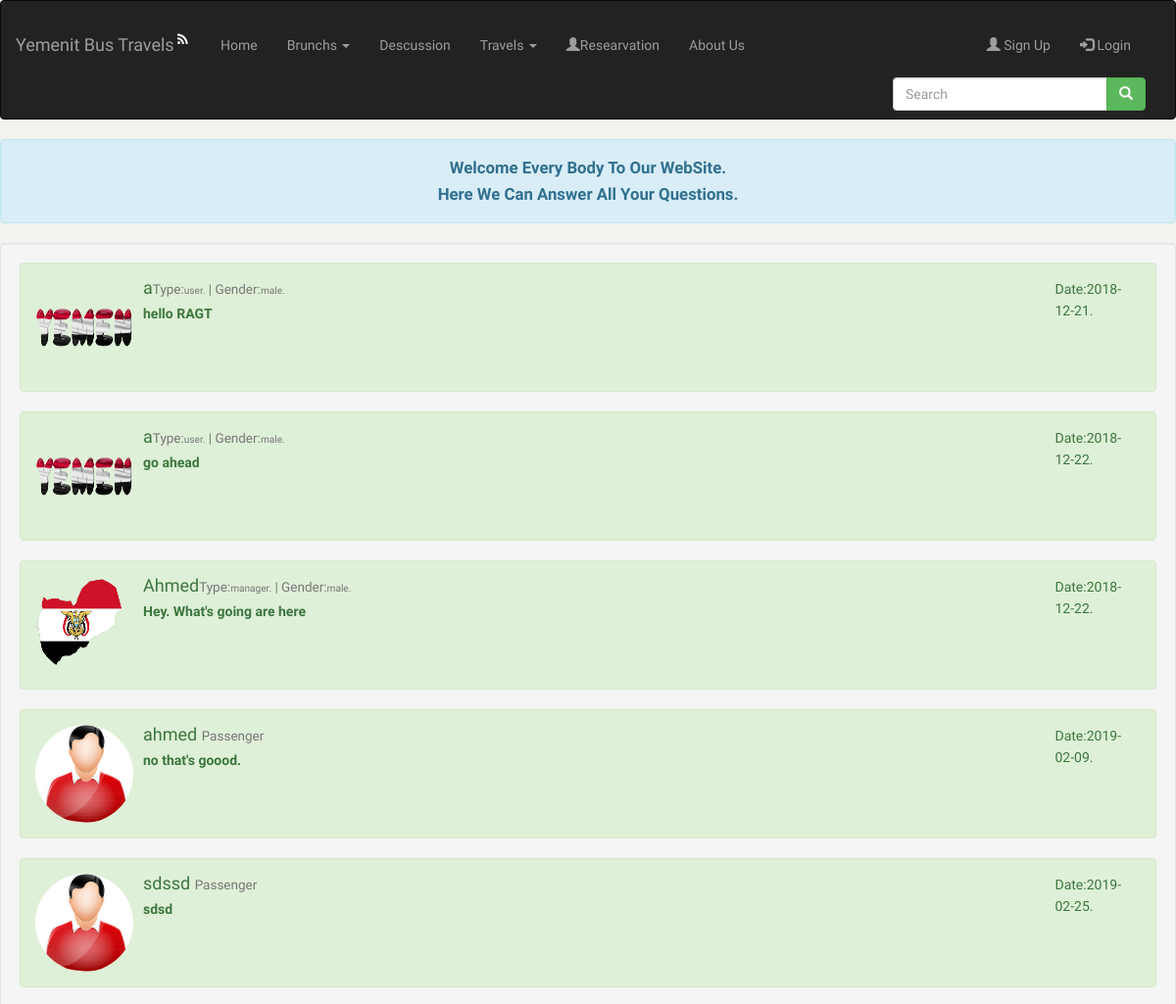
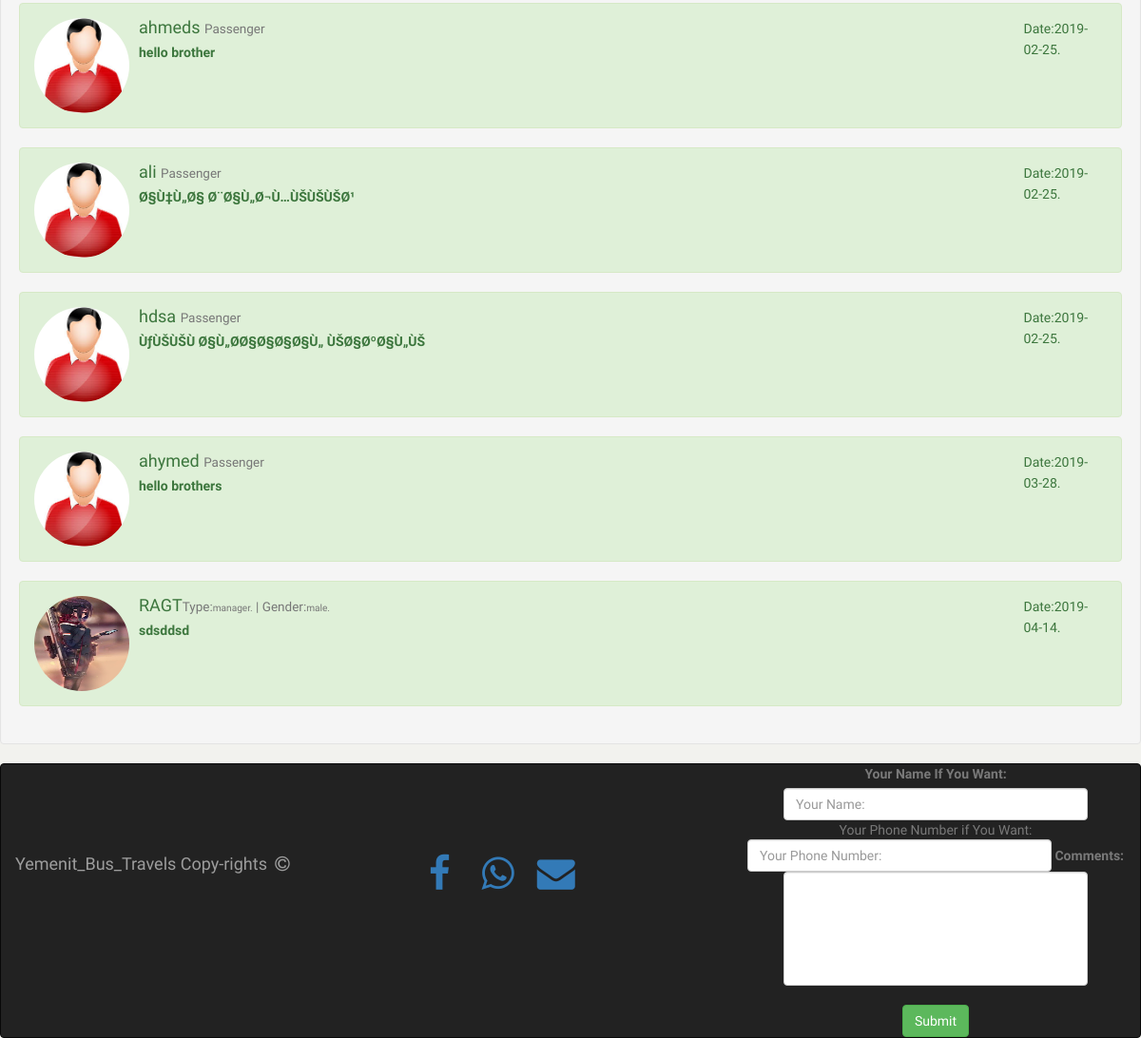
Page /chats.php on the committed database (2 pictures, top to bottom).
### tables this page shows
CREATE TABLE IF NOT EXISTS `list_menu` (
  `id` int(11) NOT NULL AUTO_INCREMENT,
  `name` varchar(100) DEFAULT NULL,
  `class` varchar(50) DEFAULT NULL,
  `href` varchar(200) DEFAULT NULL,
  `note` varchar(200) DEFAULT NULL,
  `dates` date DEFAULT NULL,
  PRIMARY KEY (`id`)
);

CREATE TABLE IF NOT EXISTS `chats` (
  `id` int(11) NOT NULL AUTO_INCREMENT,
  `acc_id` int(11) DEFAULT NULL,
  `emp_id` int(11) DEFAULT NULL,
  `name` varchar(30) DEFAULT NULL,
  `phone` int(11) DEFAULT NULL,
  `chat` varchar(80) DEFAULT NULL,
  `note` varchar(80) DEFAULT NULL,
  `dates` date DEFAULT NULL,
  PRIMARY KEY (`id`)
);

CREATE TABLE IF NOT EXISTS `accounts` (
  `id` int(11) NOT NULL AUTO_INCREMENT,
  `uname` varchar(80) DEFAULT NULL,
  `fname` varchar(80) DEFAULT NULL,
  `lname` varchar(80) DEFAULT NULL,
  `pwd` varchar(80) DEFAULT NULL,
  `type` varchar(30) DEFAULT NULL,
  `gender` varchar(20) DEFAULT NULL,
  `user_img` varchar(30) DEFAULT NULL,
  `acc_mony` int(10) NOT NULL DEFAULT '0',
  `note` varchar(100) DEFAULT NULL,
  `dates` date DEFAULT NULL,
  PRIMARY KEY (`id`),
  UNIQUE KEY `uname` (`uname`),
  UNIQUE KEY `pwd` (`pwd`)
);

CREATE TABLE IF NOT EXISTS `employees` (
  `id` int(11) NOT NULL AUTO_INCREMENT,
  `uname` varchar(80) DEFAULT NULL,
  `fname` varchar(80) DEFAULT NULL,
  `lname` varchar(80) DEFAULT NULL,
  `pwd` varchar(80) DEFAULT NULL,
  `salary` int(11) DEFAULT NULL,
  `type` varchar(30) DEFAULT NULL,
  `gender` varchar(20) DEFAULT NULL,
  `user_img` varchar(80) DEFAULT NULL,
  `w_hours` int(11) DEFAULT NULL,
  `w_brunch` int(11) NOT NULL,
  `enabled` int(1) NOT NULL DEFAULT '0',
  `note` varchar(80) DEFAULT NULL,
  `dates` date DEFAULT NULL,
  PRIMARY KEY (`id`),
  KEY `w_brunch` (`w_brunch`)
);

### chats.php (the view, shortened to what this page needs)
<!DOCTYPE html>
<html lang="en">
    <head>
        <link href="animation/assets/css/bootstrap.min.css" rel="stylesheet" type="text/css" />
        <link href="animation/assets/css/core.css" rel="stylesheet" type="text/css" />
        <link href="animation/assets/css/font-awesome.min.css" rel="stylesheet" type="text/css" />
        <link href="animation/assets/css/pages.css" rel="stylesheet" type="text/css" />
        <link href="animation/assets/css/menu.css" rel="stylesheet" type="text/css" />
        <link href="animation/assets/css/responsive.css" rel="stylesheet" type="text/css" />
        <link href="animation/css/header.css" rel="stylesheet" type="text/css" />
        <link href="animation/css/footer.css" rel="stylesheet" type="text/css" />
        <link href="animation/css/index.css" rel="stylesheet" type="text/css" />
	<?php include 'pages/header.php'; ?>
    </head>
    <body>
    <p class="alert alert-info hichat"><big><b>
                Welcome Every Body To Our WebSite.<br/>
                Here We Can Answer All Your Questions.
            </b></big></p>
   <div class="well">
    <?php
    $num=0;
    $query=mysqli_query($con,"select * from chats");
    while($data=mysqli_fetch_assoc($query)){
    if(!empty($data['acc_id'])){
    $query1=mysqli_query($con,"select id,uname,type,gender,user_img from accounts where id=".$data['acc_id']);
    $data1=mysqli_fetch_assoc($query1);
    $num=1;
    }
    else if(!empty($data['emp_id'])){
    $query1=mysqli_query($con,"select id,uname,type,gender,user_img from employees where id=".$data['emp_id']);
    $data1=mysqli_fetch_assoc($query1);
    $num=1;
    }
    else{
        $num=0;
    }
    ?>
    <div class="alert alert-success alert-dismissable ">
        <div class="media">
            <div class="media-left">
                <?php  if($num==0){ ?>
                <img src="photos/users/user.png" class="media-object chatsimg"/>
                <?php }else {?>
                <img src="photos/users/<?php echo $data1['user_img']; ?>" class="media-object chatsimg"/>
                <?php }?>
            </div>
        <div class="media-body">
            <h4 class="media-heading">
                <?php if($num!=0){
                    echo $data1['uname']; ?><small>Type:<small><?php echo $data1['type']; ?>.</small> | Gender:<small><?php echo $data1['gender']; ?>.</small></small><?php } else{
                    echo $data['name']; ?>
                    <small>Passenger<?php if(!empty($_SESSION['employee']))if($_SESSION['employee']=="employee")
                    echo " | Phone :<small>".$data['phone']."</small>"; }?></small>
                </h4>
            <p>
            <strong><?php echo $data['chat']; ?></strong></p><br/>
        </div>
         <div class="media-right">
            <p>Date:<?php echo $data['dates']; ?>.</p>
        </div>
        </div>
    </div>
    <?php
    $num=0;
    }   ?>
   </div>
    </body>
	<?php include 'pages/chat_footer.php'; ?>
</html>

### pages/header.php (shortened to what this page needs)
<?php
$con=new mysqli('localhost','root','','yemenit_bus_travels');
?>
<nav class="navbar navbar-inverse headnav">
    <div class="container-fluid">
        <div class="navbar-header">
            <a class="navbar-brand" href="#">Yemenit Bus Travels<sup><span class="fa fa-fw fa-rss headlinrss"></span></sup></a>
        </div>
        <div class="collapse navbar-collapse" id="myNavbar">
            <ul class="nav navbar-nav">
                <?php
                $query=mysqli_query($con,'select * from list_menu');
                while($data=mysqli_fetch_assoc($query)){
                    ?>
                    <?php if(!empty($_GET['actives'])){
                        if($_GET['actives']==$data['name']){
                            if($data['name']=='Brunchs'||$data['name']=='Travels'){?>
                                <li class="active dropdown">
                                <?php }else {?>
                                <li class="active">
                    <?php }}else {?>
                        <li>
                        <?php }}else{
                        if($data['name']=='Brunchs'||$data['name']=='Travels'){?>
                            <li class="dropdown">
                        <?php }else {?>
                            <li>
                        <?php }
                    }?>
                    <?php if($data['name']=='Brunchs'){?>
                        <a class="dropdown-toggle" data-toggle="dropdown" href="#">Brunchs
                            <span class="caret"></span></a>
                    <?php }
                    else if($data['name']=="Travels"){
                        ?>
                        <a class="dropdown-toggle" data-toggle="dropdown" href="#">Travels
                            <span class="caret"></span></a>
                    <?php }
                    else if($data['name']=="Managers chat"){
                        if(!empty($_SESSION['type']))
                            if($_SESSION['type']=="admin" || $_SESSION['type']=="supervisor" || $_SESSION['type']=="manager"){
                                ?>
                                <a href="<?php echo $data['href'].'?actives='.$data['name']; ?>"><?php echo $data['name']?></a></li>
                            <?php }
                    }else if($data['name']=="Researvation"){
                        ?>
                        <a  href="" data-toggle="modal" data-target="#researvation"><span class="glyphicon glyphicon-user"></span><?php echo $data['name']; ?></a></li>
                    <?php }
                    else{ ?>
                        <a href="<?php echo $data['href'].'?actives='.$data['name']; ?>"><?php echo $data['name']?></a></li>
                    <?php } ?>
                    </li>
                <?php }
                if(!empty($_GET['actives'])){
                    if($_GET['actives']=='aboutus'){
                        ?>
                        <li class="active">
                        <?php
                    }else{
                ?>
                            <li>
                <?php }}else{?>
                <li>
                <?php }?>
                <a href="aboutus.php?&actives=aboutus">About Us</a></li>
            </ul>
            <div class="nav navbar-nav navbar-right">
                <ul class="nav navbar-nav navbar-right header-log">
                    <?php
                    if(!empty($_SESSION['uname'])&&!empty($_SESSION['type'])){
                        ?>
                        <li><a href="index.php?logout=logout" data-toggle="modal"><span class="glyphicon glyphicon-log-in"></span>Log Out
                            </a></li>
                        <li>
                            <?php if(!empty($_SESSION['user_img'])){ ?>
                                <a href="users.php?actives=Users"><img src="photos/users/<?php echo $_SESSION['user_img']; ?>" id="welcomeimg">  <?php echo $_SESSION['uname'] ?> <small><small>| <?php echo $_SESSION['type']; ?></small></small></a>
                            <?php }else{ ?>
                                <a href="users.php?actives=Users">
                                    <span class="fa fa-fw fa-user" id="welcomeimg2"></span> <?php echo $_SESSION['uname'] ?> <small><small>| <?php echo $_SESSION['type']; ?></small></small></a>
                            <?php } ?>
                        </li>
                    <?php }
                    else{ ?>
                        <li ><a href="#"  data-toggle="modal" data-target="#signup"><span class="glyphicon glyphicon-user"></span> Sign Up</a></li>
                        <li class="logs"><a href="#" data-toggle="modal" data-target="#signin"><span class="glyphicon glyphicon-log-in"></span> Login</a></li>
                    <?php } ?>
                </ul><br/>
                <form class="navbar-form navbar-left index-search" action="" method="post">
                    <div class="input-group">
                        <input type="text" name="searchtravel" class="form-control search" placeholder="Search">
                        <div class="input-group-btn">
                            <button class="btn btn-success" type="submit">
                                <i class="glyphicon glyphicon-search"></i>
                            </button>
                        </div>
                    </div>
                </form>
            </div>
        </div>
    </div>
</nav>

### animation/assets/css/core.css (style rules this page uses)
body { font-family: 'Varela Round', sans-serif; margin: 0; padding-bottom: 60px; overflow-x: hidden; color: #797979; }
html { position: relative; min-height: 100%; }
.h1, .h2, .h3, .h4, .h5, .h6, h1, h2, h3, h4, h5, h6 { color: #505458; font-family: 'Hind Madurai', sans-serif; margin: 10px 0; }
p { line-height: 1.6; }
* { outline: none !important; }
b, strong { font-weight: 600; font-family: 'Hind Madurai', sans-serif; }

### animation/css/header.css (style rules this page uses)
.form-control { display:inline-block; width:80%; }
.headlinrss { color:white; }
.headnav { padding-top:20px; }
.index-search .search { width:50px; }
.header-log .logs { margin-right:30px; }

### animation/css/index.css (style rules this page uses)
.well { color:black; }
.well img { width:100px; height:100px; }
.hichat { text-align: center; }
.chatsimg { width:120px; border-radius:120px; }
body { background-color: rgb(242, 242, 238); }

### rows in the picture
list_menu: name "Home"
list_menu: name "Descussion"
list_menu: name "Researvation"
chats: accounts.user_img (picture), accounts.uname "a", accounts.type "user", accounts.gender "male", chat "hello RAGT", dates "2018-12-21"
chats: accounts.user_img (picture), accounts.uname "a", accounts.type "user", accounts.gender "male", chat "go ahead", dates "2018-12-22"
chats: employees.user_img (picture), employees.uname "Ahmed", employees.type "manager", employees.gender "male", chat "Hey. What's going are here", dates "2018-12-22"
chats: name "ahmed", chat "no that's goood.", dates "2019-02-09"
chats: name "sdssd", chat "sdsd", dates "2019-02-25"
chats: name "ahmeds", chat "hello brother", dates "2019-02-25"
chats: name "ali", chat "Ø§Ù‡Ù„Ø§ Ø¨Ø§Ù„Ø¬Ù…ÙŠÙŠÙŠØ¹", dates "2019-02-25"
chats: name "hdsa", chat "ÙƒÙŠÙŠÙ Ø§Ù„Ø­Ø§Ø§Ø§Ø§Ù„ ÙŠØ§ØºØ§Ù„ÙŠ", dates "2019-02-25"
chats: name "ahymed", chat "hello brothers", dates "2019-03-28"
chats: employees.user_img (picture), employees.uname "RAGT", employees.type "manager", employees.gender "male", chat "sdsddsd", dates "2019-04-14"
